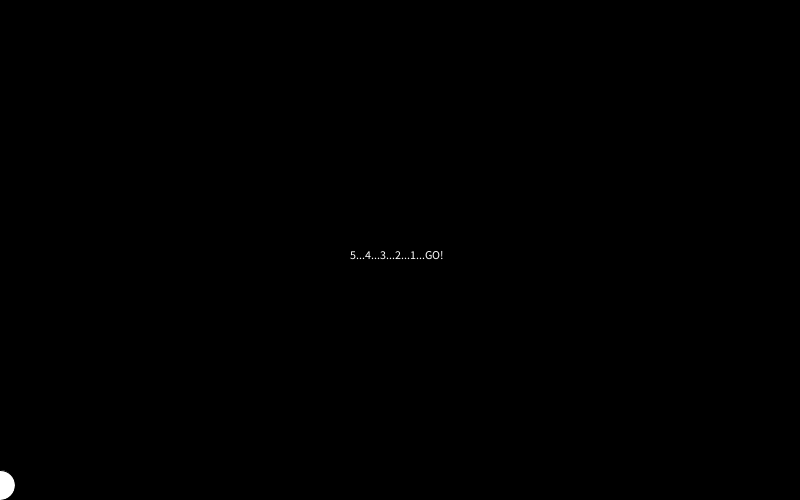
Frame 1 (no input)
Frame 60 (the mouse pressed at the canvas centre just before this capture): identical to frame 1, image omitted
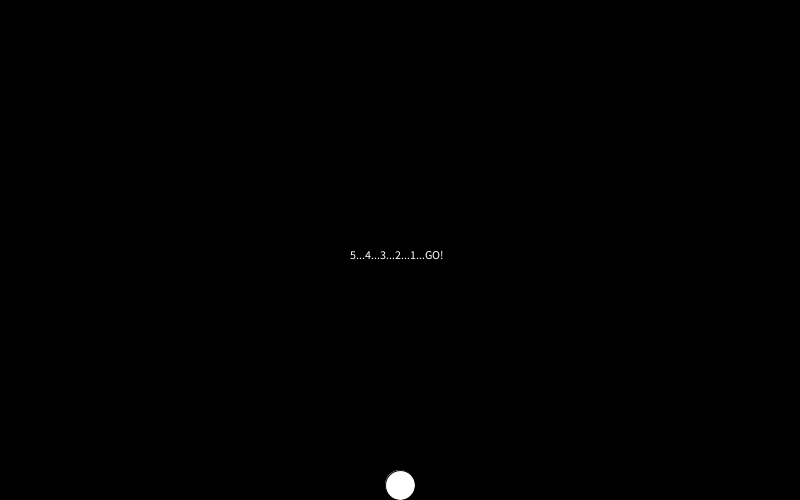
Frame 120 (the mouse held since frame 60 and released just before this capture)

The Processing sketch that drew these frames (run headless with seeded random() and noise(); from frame 60 on, the mouse is pressed at the canvas centre):

// Processing sketch: processing_90455
// ── processing_90455.pde

float shapespeed = 0;
float shapespeedA = 0;
float shapespeedB = 0;
float shapespeedC = 0;
float shapespeedD = 0;
float time = 0;
int i = 0;
void setup() {
  size(800,500);
  
}
void draw() {
  
  
  time += 0.0167;
//rect(20,0,200,10);
  background(0);
 fill(255,255,255);

 ellipse(mouseX, 485, 30,30); 
 if (time < 5) {
   text( "5...4...3...2...1...GO!", 350, 250, 700, 700);
 }
 
 if (time > 5) {
 fill(255,0,0);
 rect(635, shapespeedD, 200, 5);
 shapespeedD = shapespeedD + 3;
 if(shapespeedD > 600) { 
    shapespeedD = 0;}
 if (mouseX < (635 + 200) && mouseX > 635 && 485 < (shapespeedD +
  5) && 485 > shapespeedD)
    {
     text("GAME OVER", 300,250,700,700);
    }
  

  rect(30, shapespeedD, 160, 5);
   shapespeedD = shapespeedD + 3;
  if(shapespeedD > 600) { 
    shapespeedD = 0;}
 if (mouseX < (30 + 160) && mouseX > 30 && 485 < (shapespeedD +
    5) && 485 > shapespeedD)
    {
 text("GAME OVER", 300,250,700,700);
    }     
 ellipse(280, shapespeed,120,120 );
    shapespeed = shapespeed + 5;
 if(shapespeed > 800) { 
    shapespeed = 0;}
 if(mouseX < (280 + 60) && mouseX > (280 - 60) && 485 < 
    (shapespeed + 60) && 485 > (shapespeed - 60))
    {
 text("GAME OVER", 300,250,700,700);
    }
    
 ellipse(553, shapespeedA,120,120 );
    shapespeedA = shapespeedA + 7;
   
 if(shapespeedA > 600) { 
     shapespeedA = 0;}
 if(mouseX < (553 + 60) && mouseX > (553 - 60) && 485 < 
    (shapespeed + 60) && 485 > (shapespeed - 60))
    { 
     text( "GAME OVER", 300, 250, 700,700);
    }
 rect(340, shapespeedB, 150, 5);
   shapespeedB = shapespeedB + 3;
 if(shapespeedB > 600) { 
    shapespeedB = 0;}
 if (mouseX < (340 + 75) && mouseX > 340 && 485 < (shapespeedD +
    5) && 485 > shapespeedD)
    {
    text("GAME OVER", 300,250,700,700);
    }        
     
 rect(200, shapespeedC, 15,150);
   shapespeedC = shapespeedC + 7;
 if(shapespeedC > 600) { 
   shapespeedC = 0;}
 if (mouseX < (200 + 15) && mouseX > 200 && 485 < (shapespeedD +
    150) && 485 > shapespeedD)
    {
    text("GAME OVER", 300,250,700,700);
    }        
     
 rect(613, shapespeedC, 15,150);
   shapespeedC = shapespeedC + 7;
 if(shapespeedC > 600) { 
   shapespeedC = 0;}
 if (mouseX < (613 + 15) && mouseX > 613 && 485 < (shapespeedC +
    150) && 485 > shapespeedC)
    {
    text("GAME OVER", 300,250,700,700);
    }       
     
  fill(255,255,255);
  if (mouseX > 750) {
  text("YOU WIN", 400,250,700,700);
 }
 }
 
 }
   
